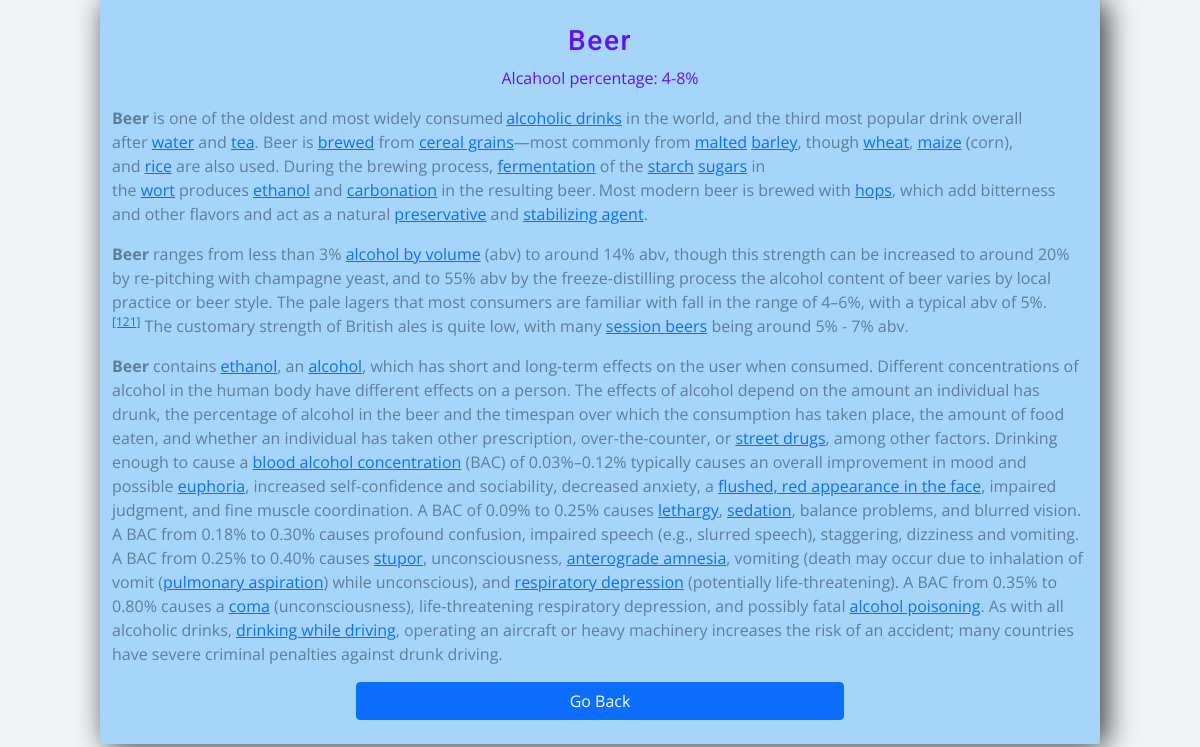
/drink-info/1, run on the app's committed database.
### main/models.py (models this page shows, shortened)
class Drink(models.Model):
	category = models.CharField(max_length=1000)
	percentage = models.CharField(max_length=100)
	bio = RichTextUploadingField(null=True, blank=True)
	severity = models.PositiveIntegerField()
	image = models.ImageField(null=True, blank=False)
	class Meta:
		ordering = ['severity']

### main/views.py (the view)
# urls.py: path('drink-info/<int:pk>', views.drink_info, name="drink-info"),
def drink_info(request, pk):
	data = Drink.objects.get(id=pk)
	context = {'data':data}
	return render(request, 'main/drink-info.html', context)

### main/templates/main/drink-info.html
{% extends 'main/main.html' %}
{% block content %}
<div class="content-section mb-4 mt-4">
    <h3 style="text-align: center; color:var(--indigo);">{{data.category}}</h3>
    <p style="text-align: center; color:var(--indigo);">Alcahool percentage: {{data.percentage}}%</p>
    <div>
        {{data.bio|safe}}
    </div>
    <p style="text-align: center;">
    <a class="btn btn-primary w-50" href="{% url 'index'  %}">Go Back</a>
    </p>
</div>
{% endblock content %}

### main/templates/main/main.html (shortened to what this page needs)
{% load static %}
<!DOCTYPE html>
<html>
<head>
	<link rel="stylesheet" href="{% static 'main.css' %}">
	<link rel="stylesheet" href="https://stackpath.bootstrapcdn.com/bootstrap/5.0.0-alpha2/css/bootstrap.min.css">
</head>
<body>
	<main>
		<div id="app" class="container app">
			{% block content %}
			{% endblock content %}
		</div>
	</main>
</body>
</html>

### main/templates/main/main.html (style rules this page uses)
.app { background-color: var(--clr-primary-8); height: 100%; box-shadow: 6px 2px 30px 0px rgba(0, 0, 0, 0.80); border-radius: 2px; display: inline-block; }
body { margin: 0; font-family: "Nunito", -apple-system, BlinkMacSystemFont, "Segoe UI", Roboto, "Helvetica Neue", Arial, sans-serif, "Apple Color Emoji", "Segoe UI Emoji", "Segoe UI Symbol", "Noto Color Emoji"; font-size: 1rem; font-weight: 400; line-height: 1.5; color: #858796; text-align: left; background-color: #fff; font-family: var(--ff-secondary); background: var(--clr-grey-10); color: var(--clr-grey-1); }

### data on the page
Drink: category "Beer", percentage "4-8", bio "Beer is one of the oldest and most widely consumed alcoholic drinks in the world, and the third most popular drink overall after water and tea . Beer is brewed from cereal grains —most commonly from malted barley , though wheat , maize (corn), and rice are also used. During the brewing process, fermentation of the starch sugars in the wort produces ethanol and carbonation in the resulting beer. Most modern beer is brewed with hops , which add bitterness and other flavors and act as a natural preservative and stabilizing agent . Beer ranges from less than 3% alcohol by volume (abv) to around 14% abv, though this strength can be increased to around 20% by re-pitching with champagne yeast, and…"
